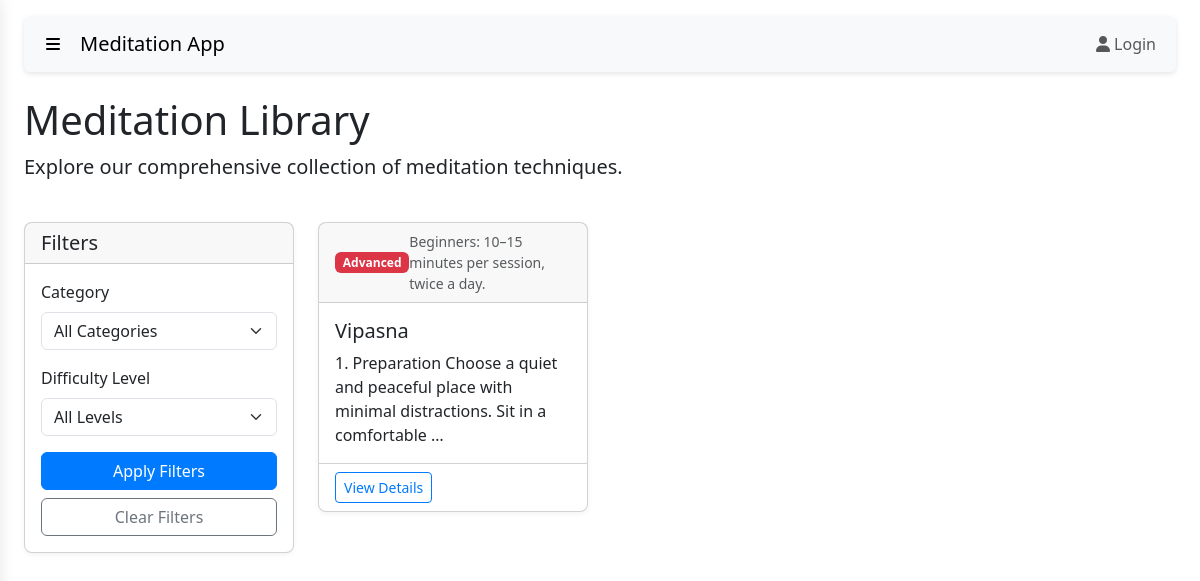
The page /library/ on the database as committed earlier.
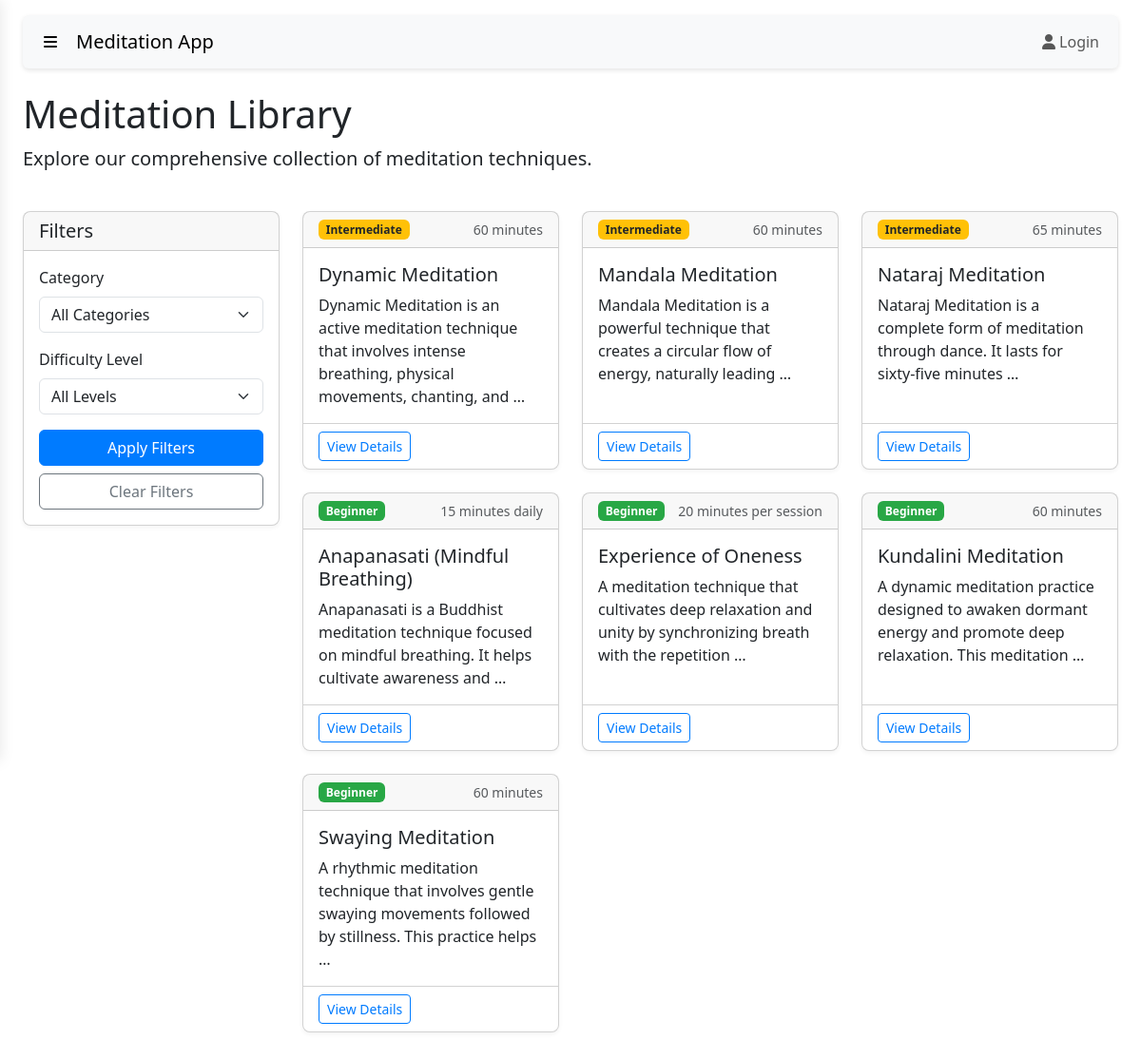
The same page on the database as committed later.
### meditation/models.py (models this page shows, shortened)
class MeditationTechnique(models.Model):
    subcategory = models.ForeignKey(Subcategory, on_delete=models.CASCADE, related_name='techniques')
    name = models.CharField(max_length=100)
    short_description = models.TextField()
    benefits = models.TextField()
    instructions = models.TextField()
    duration = models.CharField(max_length=50, help_text="Recommended duration")
    difficulty_level = models.CharField(max_length=20, choices=[
        ('beginner', 'Beginner'),
        ('intermediate', 'Intermediate'),
        ('advanced', 'Advanced')
    ])
    image = models.ImageField(upload_to='techniques/', blank=True, null=True)
    video_url = models.URLField(blank=True, null=True)
    created_at = models.DateTimeField(auto_now_add=True)
    updated_at = models.DateTimeField(auto_now=True)

### meditation/views.py (the view)
# urls.py: path('library/', views.library, name='library'),
def library(request):
    techniques = MeditationTechnique.objects.all()
    category_filter = request.GET.get('category')
    difficulty_filter = request.GET.get('difficulty')
    if category_filter:
        techniques = techniques.filter(subcategory__category__id=category_filter)
    if difficulty_filter:
        techniques = techniques.filter(difficulty_level=difficulty_filter)
    context = {
        'techniques': techniques,
        'categories': Category.objects.all(),
    }
    return render(request, 'library.html', context)

### templates/library.html (shortened to what this page needs)
{% extends 'base.html' %}
{% block content %}
<div class="row">
    <div class="col-12">
        <h1>Meditation Library</h1>
        <p class="lead">Explore our comprehensive collection of meditation techniques.</p>
    </div>
</div>
<div class="row mt-4">
    <div class="col-md-3">
        <div class="card mb-4">
            <div class="card-header">
                <h5 class="mb-0">Filters</h5>
            </div>
            <div class="card-body">
                <form method="get">
                    <div class="mb-3">
                        <label for="category" class="form-label">Category</label>
                        <select class="form-select" id="category" name="category">
                            <option value="">All Categories</option>
                        </select>
                    </div>
                    <div class="mb-3">
                        <label for="difficulty" class="form-label">Difficulty Level</label>
                        <select class="form-select" id="difficulty" name="difficulty">
                            <option value="">All Levels</option>
                        </select>
                    </div>
                    <div class="d-grid">
                        <button type="submit" class="btn btn-primary">Apply Filters</button>
                        <a href="{% url 'meditation:library' %}" class="btn btn-outline-secondary mt-2">Clear Filters</a>
                    </div>
                </form>
            </div>
        </div>
    </div>
    <div class="col-md-9">
        <div class="row">
            {% for technique in techniques %}
            <div class="col-md-4 mb-4">
                <div class="card h-100">
                    <div class="card-header d-flex justify-content-between align-items-center">
                        <span class="badge {% if technique.difficulty_level == 'beginner' %}bg-success{% elif technique.difficulty_level == 'intermediate' %}bg-warning{% else %}bg-danger{% endif %}">
                            {{ technique.difficulty_level|capfirst }}
                        </span>
                        <small class="text-muted">{{ technique.duration }}</small>
                    </div>
                    <div class="card-body">
                        <h5 class="card-title">{{ technique.name }}</h5>
                        <p class="card-text">{{ technique.short_description|truncatewords:15 }}</p>
                    </div>
                    <div class="card-footer bg-transparent">
                        <a href="{% url 'meditation:technique_detail' technique.id %}" class="btn btn-outline-primary btn-sm">View Details</a>
                    </div>
                </div>
            </div>
            {% empty %}
            <div class="col-12">
                <div class="alert alert-info">
                    No techniques found matching your filters. Try adjusting your search criteria.
                </div>
            </div>
            {% endfor %}
        </div>
    </div>
</div>
{% endblock %}

Rows that differ between the two databases and show on the page:
removed MeditationTechnique: difficulty_level "Advanced", duration "Beginners: 10–15 minutes per session, twice a day.", name "Vipasna", short_description "1. Preparation Choose a quiet and peaceful place with minimal distractions. Sit in a comfortable …"
added MeditationTechnique: difficulty_level "Intermediate", duration "60 minutes", name "Dynamic Meditation", short_description "Dynamic Meditation is an active meditation technique that involves intense breathing, physical movements, chanting, and …"
added MeditationTechnique: difficulty_level "Intermediate", duration "60 minutes", name "Mandala Meditation", short_description "Mandala Meditation is a powerful technique that creates a circular flow of energy, naturally leading …"
added MeditationTechnique: difficulty_level "Intermediate", duration "65 minutes", name "Nataraj Meditation", short_description "Nataraj Meditation is a complete form of meditation through dance. It lasts for sixty-five minutes …"
added MeditationTechnique: difficulty_level "Beginner", duration "15 minutes daily", name "Anapanasati (Mindful Breathing)", short_description "Anapanasati is a Buddhist meditation technique focused on mindful breathing. It helps cultivate awareness and …"
added MeditationTechnique: difficulty_level "Beginner", duration "20 minutes per session", name "Experience of Oneness", short_description "A meditation technique that cultivates deep relaxation and unity by synchronizing breath with the repetition …"
added MeditationTechnique: difficulty_level "Beginner", duration "60 minutes", name "Kundalini Meditation", short_description "A dynamic meditation practice designed to awaken dormant energy and promote deep relaxation. This meditation …"
added MeditationTechnique: difficulty_level "Beginner", duration "60 minutes", name "Swaying Meditation", short_description "A rhythmic meditation technique that involves gentle swaying movements followed by stillness. This practice helps …"
